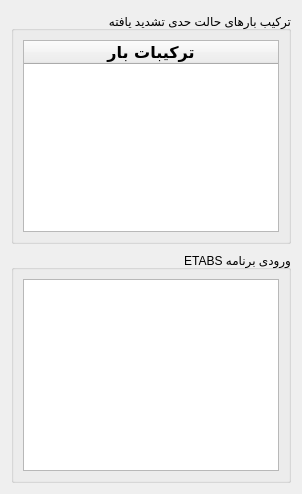
          <widget class="QWidget" name="tab_4">
           <attribute name="title">
            <string>Amplified LRFD</string>
           </attribute>
           <layout class="QVBoxLayout" name="verticalLayout_16">
            <item>
             <widget class="QGroupBox" name="grBox_T4_1">
              <property name="title">
               <string>ترکیب بارهای حالت حدی تشدید یافته</string>
              </property>
              <property name="alignment">
               <set>Qt::AlignRight|Qt::AlignTrailing|Qt::AlignVCenter</set>
              </property>
              <layout class="QVBoxLayout" name="verticalLayout_14">
               <item>
                <widget class="QTableWidget" name="table_T4_GB1_1">
                 <attribute name="horizontalHeaderCascadingSectionResizes">
                  <bool>false</bool>
                 </attribute>
                 <attribute name="horizontalHeaderMinimumSectionSize">
                  <number>50</number>
                 </attribute>
                 <attribute name="horizontalHeaderDefaultSectionSize">
                  <number>50</number>
                 </attribute>
                 <attribute name="horizontalHeaderShowSortIndicator" stdset="0">
                  <bool>false</bool>
                 </attribute>
                 <attribute name="horizontalHeaderStretchLastSection">
                  <bool>true</bool>
                 </attribute>
                 <attribute name="verticalHeaderCascadingSectionResizes">
                  <bool>false</bool>
                 </attribute>
                 <attribute name="verticalHeaderMinimumSectionSize">
                  <number>30</number>
                 </attribute>
                 <attribute name="verticalHeaderDefaultSectionSize">
                  <number>30</number>
                 </attribute>
                 <attribute name="verticalHeaderHighlightSections">
                  <bool>false</bool>
                 </attribute>
                 <attribute name="verticalHeaderShowSortIndicator" stdset="0">
                  <bool>false</bool>
                 </attribute>
                 <attribute name="verticalHeaderStretchLastSection">
                  <bool>true</bool>
                 </attribute>
                 <column>
                  <property name="text">
                   <string>ترکیبات بار</string>
                  </property>
                  <property name="font">
                   <font>
                    <family>B Nazanin</family>
                    <pointsize>12</pointsize>
                    <weight>75</weight>
                    <bold>true</bold>
                   </font>
                  </property>
                  <property name="textAlignment">
                   <set>AlignCenter</set>
                  </property>
                 </column>
                </widget>
               </item>
              </layout>
             </widget>
            </item>
            <item>
             <widget class="QGroupBox" name="grBox_T4_2">
              <property name="title">
               <string>ETABS ورودی برنامه</string>
              </property>
              <property name="alignment">
               <set>Qt::AlignRight|Qt::AlignTrailing|Qt::AlignVCenter</set>
              </property>
              <layout class="QVBoxLayout" name="verticalLayout_15">
               <item>
                <widget class="QPlainTextEdit" name="plainTextEdit_T4_GB2_1"/>
               </item>
              </layout>
             </widget>
            </item>
           </layout>
          </widget>
